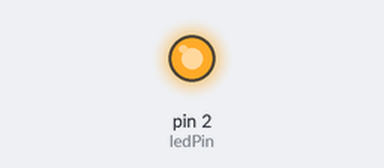
The sketch below on a simulated Arduino Uno, built with avr-gcc and run on an emulated ATmega328P. Shown: output pins drawn as LEDs (lit = HIGH).

Above: at 0.2 s.
At 5.2 s:
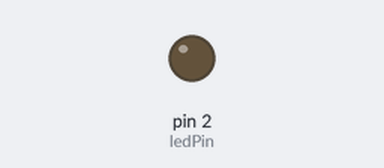
Timing chart, 0 to 5.8 s (numbered marks = the images above):
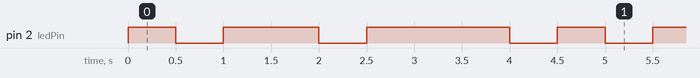

The sketch:

Led_Blink_millis__.ino
```cpp
//需要把led连在d2口
const int ledPin=2;
const int buttonPin=3;
void setup() {
  // put your setup code here, to run once:
  pinMode(ledPin,OUTPUT);
}

void loop() {
  // put your main code here, to run repeatedly:
  if (millis()%4500<500){
    digitalWrite(ledPin,HIGH);
  }
  if (millis()%4500<1000 && millis()%4500>=500){
    digitalWrite(ledPin,LOW);
  }
  if (millis()%4500<2000 && millis()%4500>=1000){
    digitalWrite(ledPin,HIGH);
  }
  if (millis()%4500<2500 && millis()%4500>=2000){
    digitalWrite(ledPin,LOW);
  }
  if (millis()%4500<4000 && millis()%4500>=2500){
    digitalWrite(ledPin,HIGH);
  }
  if (millis()%4500>=4000){
    digitalWrite(ledPin,LOW);
  }

}
```

Measured:
- by itself, pin 2 (ledPin): repeats every 4.5 s: LOW 0.50 s, HIGH 1.0 s, LOW 0.50 s, HIGH 1.5 s, LOW 0.50 s, HIGH 0.50 s
- by itself, everything shown: repeats every 4.5 s, in 6 steps
